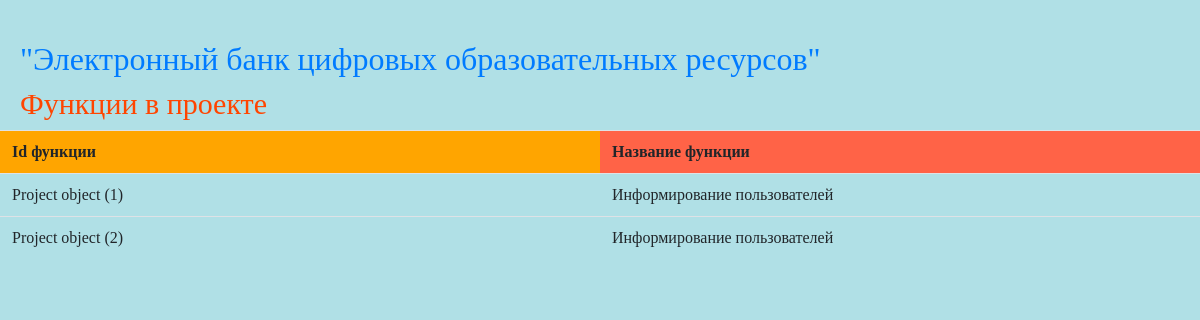
Page /display_function_v_project/ on the committed database.
### is_electronne_bank/models.py (models this page shows)
class FunctionVProject(models.Model):
    name_function = models.CharField(max_length=100, verbose_name='Название функции', )
    id_function = models.ForeignKey(Project, verbose_name='Айди проекта', on_delete=models.CASCADE,
                                    related_name="functionVproject", )
    class Meta:
        verbose_name ='Функции в проекте'
        verbose_name_plural ='Функции в проекте'

class Project(models.Model):
    name_project = models.CharField(max_length=250, verbose_name='Наименование проекта', )
    data_realizachii_s = models.DateField(default=timezone.now, verbose_name='Дата реализации с', )
    data_realizachii_po = models.DateField(default=timezone.now, verbose_name='Дата реализации по', )
    selka_na_saite = models.CharField(max_length=250, null=True, blank=True, verbose_name='Ссылка на сайте')
    product_innovation_deatelnosti = models.CharField(max_length=250, verbose_name='Продукт инновационной деятельности')
    rukovoditel_organization = models.CharField(max_length=250, null=True, blank=True,
                                                verbose_name='Руководитель организации', )
    nauche_rukovoditel = models.CharField(max_length=250, null=True, blank=True, verbose_name='Научный руководитель', )
    predloshenie_po_ispolzovanie = models.CharField(max_length=250, null=True, blank=True,
                                                    verbose_name='Предложения по использованию', )
    name_organization = models.ForeignKey(Organization, on_delete=models.CASCADE, verbose_name='Наименование организации')
    provereno = models.BooleanField('Отметка об отсутствии ошибок', default=False,)
    avtor = models.ForeignKey(settings.AUTH_USER_MODEL,on_delete=models.CASCADE, verbose_name='Автор')
    class Meta:
        verbose_name = 'Проект'
        verbose_name_plural = 'Проекты'

### is_electronne_bank/views.py (the view)
# urls.py: path('display_function_v_project/', views.display_function_v_project, name='display_function_v_project'),
def display_function_v_project(request):
    function_v_project = FunctionVProject.objects.all
    return render(request, 'display_function_v_project.html', {'function_v_project': function_v_project})

### templates/display_function_v_project.html (shortened to what this page needs)
{% load static %}
<html>
<head>
    <link rel="stylesheet" href="https://stackpath.bootstrapcdn.com/bootstrap/4.4.1/css/bootstrap.min.css">
</head>
{% block content %}
<body bgcolor="PowderBlue">
 <h2><a href="http://127.0.0.1:8000/">"Электронный банк цифровых образовательных ресурсов"</a></h2>
<h1>Функции в проекте</h1>
<table class="table">
    <tr>
        <th class="col-md-4" style="background-color:orange"> Id функции</th>
        <th class="col-md-4" style="background-color:tomato"> Название функции</th>
    </tr>
    {% for i in function_v_project %}
    <tr>
        <td> {{ i.id_function }}</td>
        <td> {{ i.name_function }}</td>
    </tr>
    {% endfor %}
</table>
</body>
</html>
{% endblock %}

### templates/display_function_v_project.html (style rules this page uses)
body { background:#B0E0E6; font-family: "Times New Roman"; }
h1 { font-size: 30px; font-family: "Times New Roman"; color: OrangeRed; margin-left: 20px; }
h2 { margin-left: 20px; margin-top: 40px; }

### rows in the picture
FunctionVProject: id_function "Project object (1)", name_function "Информирование пользователей"
FunctionVProject: id_function "Project object (2)", name_function "Информирование пользователей"
